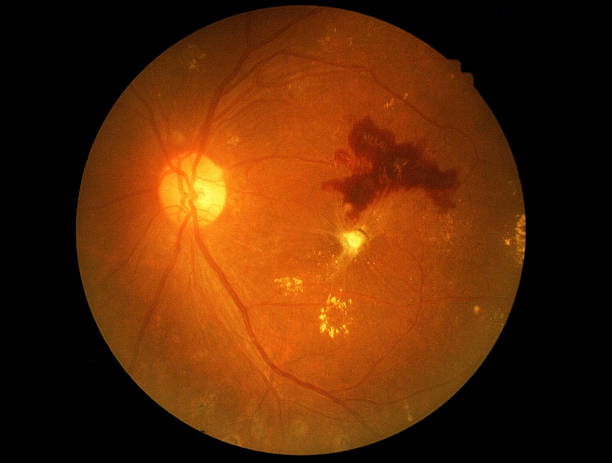
#> input picture OTSU_THRESHOLDING/input.jpg, 612 x 463 px
$ jupyter execute ostu_algorithm.ipynb   (shell and % lines are left out)
#> lines starting #> are read from the running program, lines starting #| are printed output that depends on the picture; after the words box and inside, x2 and y2 are one past the last pixel; in counts of white or black regions, pixels touching at a corner belong together
[cell 1]
# Python program to illustrate
# Otsu thresholding type on an image

# organizing imports
import cv2
import numpy as np

# path to input image is specified and
# image is loaded with imread command
image1 = cv2.imread('input.jpg')
#> image1 is the input picture: shape (463, 612, 3); mean B, G, R 7.2, 41.4, 91.2

# cv2.cvtColor is applied over the
# image input with applied parameters
# to convert the image in grayscale
img = cv2.cvtColor(image1, cv2.COLOR_BGR2GRAY)
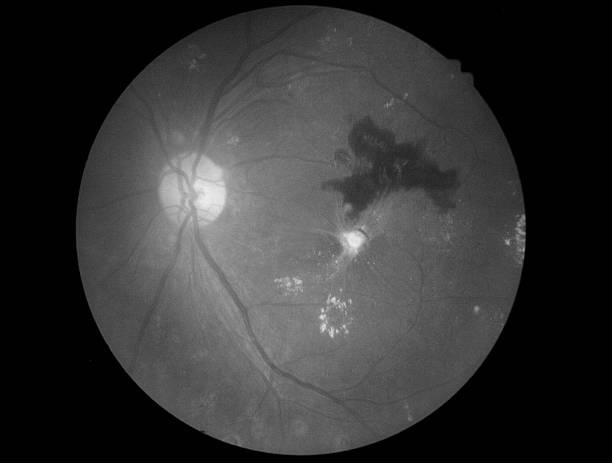
#> img: shape (463, 612); min 0, max 237, mean 52.4

# applying Otsu thresholding
# as an extra flag in binary
# thresholding
ret, thresh1 = cv2.threshold(img, 0, 255, cv2.THRESH_BINARY +
                                            cv2.THRESH_OTSU)
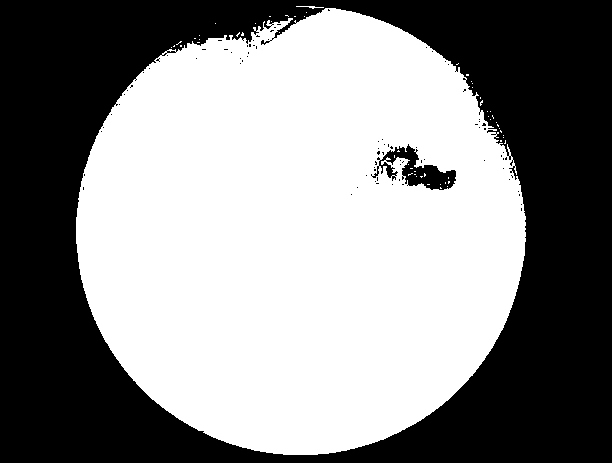
#> thresh1: shape (463, 612); 54.3% white; 85 black regions (83 under 20 px), largest, box (x1, y1, x2, y2) and area: (0, 0, 612, 463) 127759, (371, 144, 456, 190) 1503
#> ret = 48

# the window showing output image
# with the corresponding thresholding
# techniques applied to the input image
cv2.imshow('Otsu Threshold', thresh1)

# De-allocate any associated memory usage
if cv2.waitKey(0) & 0xff == 27:
#> (key Esc is pressed here)
    cv2.destroyAllWindows()
